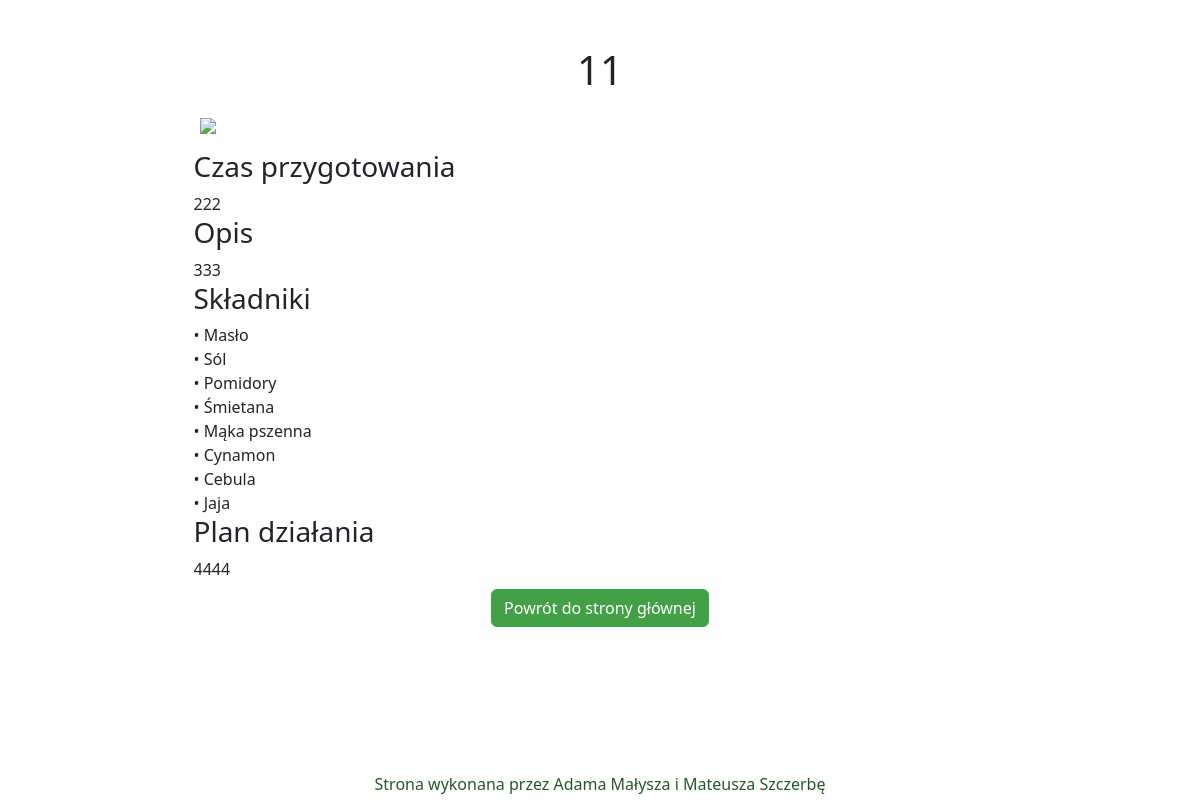
The page /danie/1 on the database its author committed.
### website/models.py (models this page shows)
class Dish(db.Model):
    id = db.Column(db.Integer, primary_key=True,autoincrement=True)
    name = db.Column(db.String(100))
    time = db.Column(db.String(100))
    description = db.Column(db.String(100))
    recipe = db.Column(db.String(1000))
    ingredients = db.relationship('Ingredient', secondary=dish_ingredients, backref='Dish')

class Ingredient(db.Model):
    id = db.Column(db.Integer, primary_key=True,autoincrement=True)
    name = db.Column(db.String(100))
    category = db.Column(db.Integer)

### website/views.py (the view)
@views.route('/danie/<int:id>', methods=['POST', 'GET'])
def indexDanie(id):
    ingredients= db.session.query(Ingredient).all()
    dish= db.session.query(Dish).filter(Dish.id == id).first()
    return render_template('dishSite.html', skladniki=ingredients, danie=dish,url_path=url_for('static',filename='img/'+str(dish.id)+'.png'))

### website/Templates/dishSite.html (shortened to what this page needs)
{% extends "base.html" %}
{% block content %}
<div class="container w-75 admin-75">
  <div class="row">
    <div class="col-12 d-flex justify-content-center">
      <h1>{{danie.name}}</h1>
    </div>
  </div>
  <div class="row">
    <div class="col-12 d-flex justify-content-center py-3">
      <img class="site-img mx-auto" src="{{url_path}}">
    </div>
  </div>
  <div class="rows">
    <div class="col-12">
      <h3>Czas przygotowania</h3>
    </div>
    <div class="col-12">
      {{danie.time}}
    </div>
    <div class="col-12">
      <h3>Opis</h3>
    </div>
    <div class="col-12">
      {{danie.description}}
    </div>
    <div class="col-12">
      <h3>Składniki</h3>
    </div>
    <div class="col-12">
      {% for skladnik in skladniki %}
      &#8226; {{skladnik.name}} <br>
      {% endfor %}
    </div>
    <div class="col-12">
      <h3>Plan działania</h3>
    </div>
    <div class="col-12">
      {{danie.recipe}}
    </div>
    <div class="col-12 text-center pt-2">
      <a class="btn btn-primary" role="button" href="/">Powrót do strony głównej</a>
    </div>
  </div>
</div>
{% endblock %}

### website/static/css/styles.css (style rules this page uses)
body { background-color: #ffffff; padding-bottom: 5vh; }
.btn-primary { --bs-btn-bg: #43a047; --bs-btn-border-color: #43a047; --bs-btn-hover-bg: #3b8e3f; --bs-btn-hover-border-color: #347c37; --bs-btn-active-bg: #347c37; --bs-btn-active-border-color: #2c6a2f; --bs-btn-disabled-bg: #43a047; --bs-btn-disabled-border-color: #43a047; }
.site-img { width: 100vh; height: auto; max-width: 100%; display: block; }
.admin-25, .admin-50, .admin-75 { height: auto; display: block; }
.admin-50, .admin-75 { margin: 2% auto; }

### rows shown on the page
Dish: name "11", time "222", description "333", recipe "4444"
Ingredient: name "Masło"
Ingredient: name "Sól"
Ingredient: name "Pomidory"
Ingredient: name "Śmietana"
Ingredient: name "Mąka pszenna"
Ingredient: name "Cynamon"
Ingredient: name "Cebula"
Ingredient: name "Jaja"
